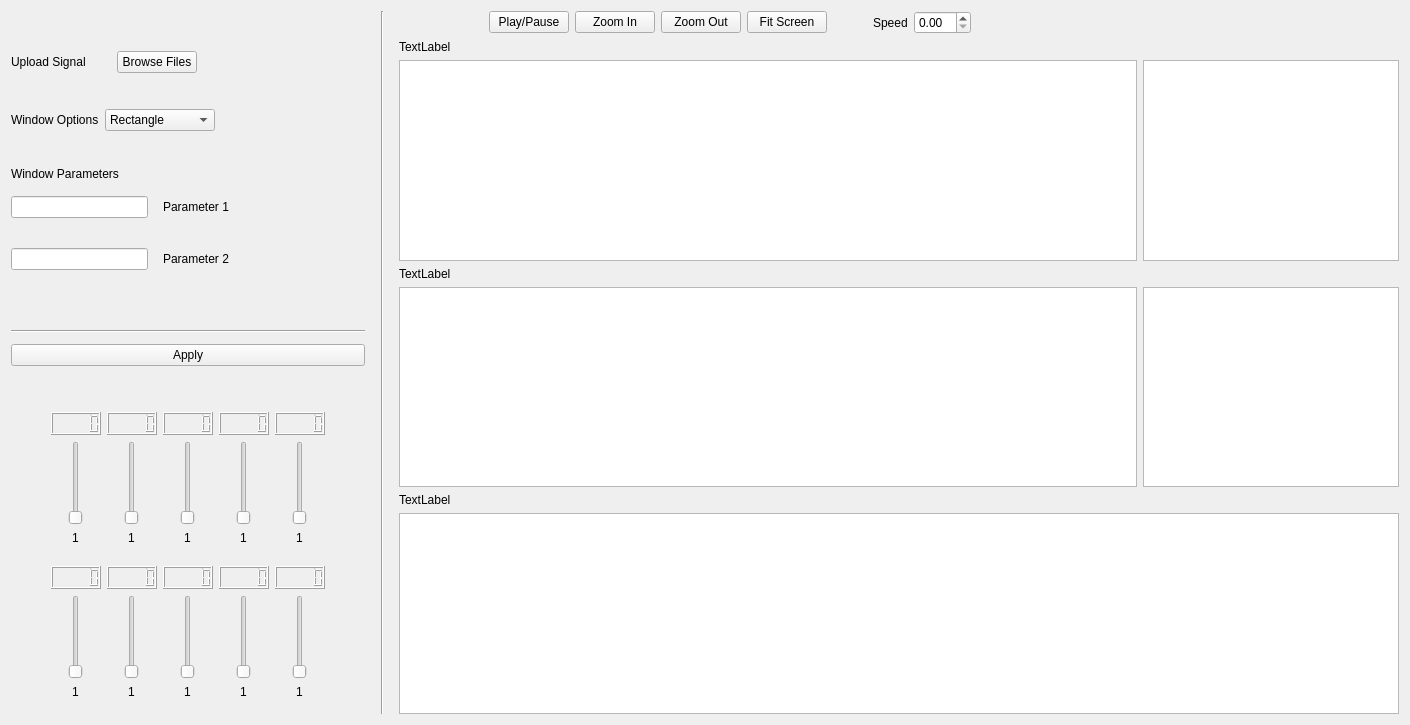
      <widget class="QWidget" name="tab_5">
       <attribute name="title">
        <string>ECG Abnormalities Mode</string>
       </attribute>
       <layout class="QHBoxLayout" name="horizontalLayout_41" stretch="0,0,3">
        <item>
         <layout class="QVBoxLayout" name="verticalLayout_64">
          <property name="rightMargin">
           <number>10</number>
          </property>
          <item>
           <spacer name="verticalSpacer_7">
            <property name="orientation">
             <enum>Qt::Vertical</enum>
            </property>
            <property name="sizeType">
             <enum>QSizePolicy::Fixed</enum>
            </property>
            <property name="sizeHint" stdset="0">
             <size>
              <width>20</width>
              <height>40</height>
             </size>
            </property>
           </spacer>
          </item>
          <item>
           <layout class="QHBoxLayout" name="horizontalLayout_26">
            <property name="bottomMargin">
             <number>30</number>
            </property>
            <item>
             <widget class="QLabel" name="label_75">
              <property name="sizePolicy">
               <sizepolicy hsizetype="Fixed" vsizetype="Preferred">
                <horstretch>0</horstretch>
                <verstretch>0</verstretch>
               </sizepolicy>
              </property>
              <property name="minimumSize">
               <size>
                <width>100</width>
                <height>0</height>
               </size>
              </property>
              <property name="text">
               <string>Upload Signal</string>
              </property>
             </widget>
            </item>
            <item alignment="Qt::AlignLeft">
             <widget class="QPushButton" name="pushButton_27">
              <property name="sizePolicy">
               <sizepolicy hsizetype="Expanding" vsizetype="Fixed">
                <horstretch>0</horstretch>
                <verstretch>0</verstretch>
               </sizepolicy>
              </property>
              <property name="text">
               <string>Browse Files</string>
              </property>
             </widget>
            </item>
            <item>
             <spacer name="horizontalSpacer_37">
              <property name="orientation">
               <enum>Qt::Horizontal</enum>
              </property>
              <property name="sizeType">
               <enum>QSizePolicy::Fixed</enum>
              </property>
              <property name="sizeHint" stdset="0">
               <size>
                <width>150</width>
                <height>20</height>
               </size>
              </property>
             </spacer>
            </item>
           </layout>
          </item>
          <item>
           <layout class="QHBoxLayout" name="horizontalLayout_27">
            <property name="bottomMargin">
             <number>30</number>
            </property>
            <item>
             <widget class="QLabel" name="label_76">
              <property name="text">
               <string>Window Options</string>
              </property>
             </widget>
            </item>
            <item>
             <widget class="QComboBox" name="comboBox_7">
              <property name="sizePolicy">
               <sizepolicy hsizetype="Expanding" vsizetype="Fixed">
                <horstretch>0</horstretch>
                <verstretch>0</verstretch>
               </sizepolicy>
              </property>
              <item>
               <property name="text">
                <string>Rectangle</string>
               </property>
              </item>
              <item>
               <property name="text">
                <string>Hamming</string>
               </property>
              </item>
              <item>
               <property name="text">
                <string>Hanning</string>
               </property>
              </item>
              <item>
               <property name="text">
                <string>Gaussian</string>
               </property>
              </item>
             </widget>
            </item>
            <item>
             <spacer name="horizontalSpacer_38">
              <property name="orientation">
               <enum>Qt::Horizontal</enum>
              </property>
              <property name="sizeType">
               <enum>QSizePolicy::Fixed</enum>
              </property>
              <property name="sizeHint" stdset="0">
               <size>
                <width>150</width>
                <height>20</height>
               </size>
              </property>
             </spacer>
            </item>
           </layout>
          </item>
          <item>
           <layout class="QVBoxLayout" name="verticalLayout_50">
            <property name="spacing">
             <number>15</number>
            </property>
            <property name="bottomMargin">
             <number>5</number>
            </property>
            <item>
             <widget class="QLabel" name="label_77">
              <property name="text">
               <string>Window Parameters</string>
              </property>
             </widget>
            </item>
            <item>
             <layout class="QHBoxLayout" name="horizontalLayout_28">
              <property name="bottomMargin">
               <number>15</number>
              </property>
              <item>
               <widget class="QLineEdit" name="lineEdit_11"/>
              </item>
              <item>
               <widget class="QLabel" name="label_78">
                <property name="text">
                 <string>Parameter 1</string>
                </property>
               </widget>
              </item>
              <item>
               <spacer name="horizontalSpacer_39">
                <property name="orientation">
                 <enum>Qt::Horizontal</enum>
                </property>
                <property name="sizeHint" stdset="0">
                 <size>
                  <width>40</width>
                  <height>20</height>
                 </size>
                </property>
               </spacer>
              </item>
             </layout>
            </item>
            <item>
             <layout class="QHBoxLayout" name="horizontalLayout_38">
              <property name="bottomMargin">
               <number>45</number>
              </property>
              <item>
               <widget class="QLineEdit" name="lineEdit_12"/>
              </item>
              <item>
               <widget class="QLabel" name="label_79">
                <property name="text">
                 <string>Parameter 2</string>
                </property>
               </widget>
              </item>
              <item>
               <spacer name="horizontalSpacer_40">
                <property name="orientation">
                 <enum>Qt::Horizontal</enum>
                </property>
                <property name="sizeHint" stdset="0">
                 <size>
                  <width>40</width>
                  <height>20</height>
                 </size>
                </property>
               </spacer>
              </item>
             </layout>
            </item>
            <item>
             <widget class="Line" name="line_8">
              <property name="orientation">
               <enum>Qt::Horizontal</enum>
              </property>
             </widget>
            </item>
           </layout>
          </item>
          <item>
           <widget class="QPushButton" name="pushButton_9">
            <property name="text">
             <string>Apply</string>
            </property>
           </widget>
          </item>
          <item>
           <spacer name="verticalSpacer_8">
            <property name="orientation">
             <enum>Qt::Vertical</enum>
            </property>
            <property name="sizeType">
             <enum>QSizePolicy::Fixed</enum>
            </property>
            <property name="sizeHint" stdset="0">
             <size>
              <width>20</width>
              <height>40</height>
             </size>
            </property>
           </spacer>
          </item>
          <item>
           <layout class="QHBoxLayout" name="horizontalLayout_39">
            <property name="bottomMargin">
             <number>15</number>
            </property>
            <item>
             <spacer name="horizontalSpacer_41">
              <property name="orientation">
               <enum>Qt::Horizontal</enum>
              </property>
              <property name="sizeType">
               <enum>QSizePolicy::Fixed</enum>
              </property>
              <property name="sizeHint" stdset="0">
               <size>
                <width>40</width>
                <height>20</height>
               </size>
              </property>
             </spacer>
            </item>
            <item>
             <layout class="QVBoxLayout" name="verticalLayout_51">
              <item alignment="Qt::AlignHCenter">
               <widget class="QLCDNumber" name="lcdNumber_31">
                <property name="maximumSize">
                 <size>
                  <width>50</width>
                  <height>16777215</height>
                 </size>
                </property>
               </widget>
              </item>
              <item alignment="Qt::AlignHCenter">
               <widget class="QSlider" name="verticalSlider_46">
                <property name="orientation">
                 <enum>Qt::Vertical</enum>
                </property>
               </widget>
              </item>
              <item alignment="Qt::AlignHCenter">
               <widget class="QLabel" name="label_80">
                <property name="text">
                 <string>1</string>
                </property>
               </widget>
              </item>
             </layout>
            </item>
            <item>
             <layout class="QVBoxLayout" name="verticalLayout_52">
              <item alignment="Qt::AlignHCenter">
               <widget class="QLCDNumber" name="lcdNumber_32">
                <property name="maximumSize">
                 <size>
                  <width>50</width>
                  <height>16777215</height>
                 </size>
                </property>
               </widget>
              </item>
              <item alignment="Qt::AlignHCenter">
               <widget class="QSlider" name="verticalSlider_47">
                <property name="orientation">
                 <enum>Qt::Vertical</enum>
                </property>
               </widget>
              </item>
              <item alignment="Qt::AlignHCenter">
               <widget class="QLabel" name="label_81">
                <property name="text">
                 <string>1</string>
                </property>
               </widget>
              </item>
             </layout>
            </item>
            <item>
             <layout class="QVBoxLayout" name="verticalLayout_53">
              <item alignment="Qt::AlignHCenter">
               <widget class="QLCDNumber" name="lcdNumber_33">
                <property name="maximumSize">
                 <size>
                  <width>50</width>
                  <height>16777215</height>
                 </size>
                </property>
               </widget>
              </item>
              <item alignment="Qt::AlignHCenter">
               <widget class="QSlider" name="verticalSlider_48">
                <property name="orientation">
                 <enum>Qt::Vertical</enum>
                </property>
               </widget>
              </item>
              <item alignment="Qt::AlignHCenter">
               <widget class="QLabel" name="label_82">
                <property name="text">
                 <string>1</string>
                </property>
               </widget>
              </item>
             </layout>
            </item>
            <item>
             <layout class="QVBoxLayout" name="verticalLayout_54">
              <item alignment="Qt::AlignHCenter">
               <widget class="QLCDNumber" name="lcdNumber_34">
                <property name="maximumSize">
                 <size>
                  <width>50</width>
                  <height>16777215</height>
                 </size>
                </property>
               </widget>
              </item>
              <item alignment="Qt::AlignHCenter">
               <widget class="QSlider" name="verticalSlider_49">
                <property name="orientation">
                 <enum>Qt::Vertical</enum>
                </property>
               </widget>
              </item>
              <item alignment="Qt::AlignHCenter">
               <widget class="QLabel" name="label_83">
                <property name="text">
                 <string>1</string>
                </property>
               </widget>
              </item>
             </layout>
            </item>
            <item>
             <layout class="QVBoxLayout" name="verticalLayout_55">
              <item alignment="Qt::AlignHCenter">
               <widget class="QLCDNumber" name="lcdNumber_35">
                <property name="maximumSize">
                 <size>
                  <width>50</width>
                  <height>16777215</height>
                 </size>
                </property>
               </widget>
              </item>
              <item alignment="Qt::AlignHCenter">
               <widget class="QSlider" name="verticalSlider_50">
                <property name="orientation">
                 <enum>Qt::Vertical</enum>
                </property>
               </widget>
              </item>
              <item alignment="Qt::AlignHCenter">
               <widget class="QLabel" name="label_84">
                <property name="text">
                 <string>1</string>
                </property>
               </widget>
              </item>
             </layout>
            </item>
            <item>
             <spacer name="horizontalSpacer_42">
              <property name="orientation">
               <enum>Qt::Horizontal</enum>
              </property>
              <property name="sizeType">
               <enum>QSizePolicy::Fixed</enum>
              </property>
              <property name="sizeHint" stdset="0">
               <size>
                <width>40</width>
                <height>20</height>
               </size>
              </property>
             </spacer>
            </item>
           </layout>
          </item>
          <item>
           <layout class="QHBoxLayout" name="horizontalLayout_40">
            <property name="bottomMargin">
             <number>15</number>
            </property>
            <item>
             <spacer name="horizontalSpacer_43">
              <property name="orientation">
               <enum>Qt::Horizontal</enum>
              </property>
              <property name="sizeType">
               <enum>QSizePolicy::Fixed</enum>
              </property>
              <property name="sizeHint" stdset="0">
               <size>
                <width>40</width>
                <height>20</height>
               </size>
              </property>
             </spacer>
            </item>
            <item>
             <layout class="QVBoxLayout" name="verticalLayout_56">
              <item alignment="Qt::AlignHCenter">
               <widget class="QLCDNumber" name="lcdNumber_36">
                <property name="maximumSize">
                 <size>
                  <width>50</width>
                  <height>16777215</height>
                 </size>
                </property>
               </widget>
              </item>
              <item alignment="Qt::AlignHCenter">
               <widget class="QSlider" name="verticalSlider_51">
                <property name="orientation">
                 <enum>Qt::Vertical</enum>
                </property>
               </widget>
              </item>
              <item alignment="Qt::AlignHCenter">
               <widget class="QLabel" name="label_85">
                <property name="text">
                 <string>1</string>
                </property>
               </widget>
              </item>
             </layout>
            </item>
            <item>
             <layout class="QVBoxLayout" name="verticalLayout_57">
              <item alignment="Qt::AlignHCenter">
               <widget class="QLCDNumber" name="lcdNumber_37">
                <property name="maximumSize">
                 <size>
                  <width>50</width>
                  <height>16777215</height>
                 </size>
                </property>
               </widget>
              </item>
              <item alignment="Qt::AlignHCenter">
               <widget class="QSlider" name="verticalSlider_52">
                <property name="orientation">
                 <enum>Qt::Vertical</enum>
                </property>
               </widget>
              </item>
              <item alignment="Qt::AlignHCenter">
               <widget class="QLabel" name="label_86">
                <property name="text">
                 <string>1</string>
                </property>
               </widget>
              </item>
             </layout>
            </item>
            <item>
             <layout class="QVBoxLayout" name="verticalLayout_58">
              <item alignment="Qt::AlignHCenter">
               <widget class="QLCDNumber" name="lcdNumber_38">
                <property name="maximumSize">
                 <size>
                  <width>50</width>
                  <height>16777215</height>
                 </size>
                </property>
               </widget>
              </item>
              <item alignment="Qt::AlignHCenter">
               <widget class="QSlider" name="verticalSlider_53">
                <property name="orientation">
                 <enum>Qt::Vertical</enum>
                </property>
               </widget>
              </item>
              <item alignment="Qt::AlignHCenter">
               <widget class="QLabel" name="label_87">
                <property name="text">
                 <string>1</string>
                </property>
               </widget>
              </item>
             </layout>
            </item>
            <item>
             <layout class="QVBoxLayout" name="verticalLayout_59">
              <item alignment="Qt::AlignHCenter">
               <widget class="QLCDNumber" name="lcdNumber_39">
                <property name="maximumSize">
                 <size>
                  <width>50</width>
                  <height>16777215</height>
                 </size>
                </property>
               </widget>
              </item>
              <item alignment="Qt::AlignHCenter">
               <widget class="QSlider" name="verticalSlider_54">
                <property name="orientation">
                 <enum>Qt::Vertical</enum>
                </property>
               </widget>
              </item>
              <item alignment="Qt::AlignHCenter">
               <widget class="QLabel" name="label_88">
                <property name="text">
                 <string>1</string>
                </property>
               </widget>
              </item>
             </layout>
            </item>
            <item>
             <layout class="QVBoxLayout" name="verticalLayout_60">
              <item alignment="Qt::AlignHCenter">
               <widget class="QLCDNumber" name="lcdNumber_40">
                <property name="maximumSize">
                 <size>
                  <width>50</width>
                  <height>16777215</height>
                 </size>
                </property>
               </widget>
              </item>
              <item alignment="Qt::AlignHCenter">
               <widget class="QSlider" name="verticalSlider_55">
                <property name="orientation">
                 <enum>Qt::Vertical</enum>
                </property>
               </widget>
              </item>
              <item alignment="Qt::AlignHCenter">
               <widget class="QLabel" name="label_89">
                <property name="text">
                 <string>1</string>
                </property>
               </widget>
              </item>
             </layout>
            </item>
            <item>
             <spacer name="horizontalSpacer_44">
              <property name="orientation">
               <enum>Qt::Horizontal</enum>
              </property>
              <property name="sizeType">
               <enum>QSizePolicy::Fixed</enum>
              </property>
              <property name="sizeHint" stdset="0">
               <size>
                <width>40</width>
                <height>20</height>
               </size>
              </property>
             </spacer>
            </item>
           </layout>
          </item>
         </layout>
        </item>
        <item>
         <widget class="Line" name="line_4">
          <property name="maximumSize">
           <size>
            <width>2</width>
            <height>16777215</height>
           </size>
          </property>
          <property name="orientation">
           <enum>Qt::Vertical</enum>
          </property>
         </widget>
        </item>
        <item>
         <layout class="QVBoxLayout" name="verticalLayout_46">
          <property name="leftMargin">
           <number>10</number>
          </property>
          <item>
           <layout class="QHBoxLayout" name="horizontalLayout_23">
            <item>
             <spacer name="horizontalSpacer_36">
              <property name="orientation">
               <enum>Qt::Horizontal</enum>
              </property>
              <property name="sizeType">
               <enum>QSizePolicy::Fixed</enum>
              </property>
              <property name="sizeHint" stdset="0">
               <size>
                <width>90</width>
                <height>20</height>
               </size>
              </property>
             </spacer>
            </item>
            <item>
             <widget class="QPushButton" name="pushButton_23">
              <property name="text">
               <string>Play/Pause</string>
              </property>
             </widget>
            </item>
            <item>
             <widget class="QPushButton" name="pushButton_24">
              <property name="text">
               <string>Zoom In</string>
              </property>
             </widget>
            </item>
            <item>
             <widget class="QPushButton" name="pushButton_25">
              <property name="text">
               <string>Zoom Out</string>
              </property>
             </widget>
            </item>
            <item>
             <widget class="QPushButton" name="pushButton_26">
              <property name="text">
               <string>Fit Screen</string>
              </property>
             </widget>
            </item>
            <item>
             <spacer name="horizontalSpacer_7">
              <property name="orientation">
               <enum>Qt::Horizontal</enum>
              </property>
              <property name="sizeType">
               <enum>QSizePolicy::Fixed</enum>
              </property>
              <property name="sizeHint" stdset="0">
               <size>
                <width>40</width>
                <height>20</height>
               </size>
              </property>
             </spacer>
            </item>
            <item alignment="Qt::AlignLeft">
             <widget class="QLabel" name="label_71">
              <property name="text">
               <string>Speed</string>
              </property>
             </widget>
            </item>
            <item>
             <widget class="QDoubleSpinBox" name="doubleSpinBox_4">
              <property name="sizePolicy">
               <sizepolicy hsizetype="Minimum" vsizetype="Fixed">
                <horstretch>0</horstretch>
                <verstretch>0</verstretch>
               </sizepolicy>
              </property>
             </widget>
            </item>
            <item>
             <spacer name="horizontalSpacer_8">
              <property name="orientation">
               <enum>Qt::Horizontal</enum>
              </property>
              <property name="sizeHint" stdset="0">
               <size>
                <width>40</width>
                <height>20</height>
               </size>
              </property>
             </spacer>
            </item>
           </layout>
          </item>
          <item>
           <layout class="QVBoxLayout" name="verticalLayout_47">
            <item>
             <widget class="QLabel" name="label_72">
              <property name="text">
               <string>TextLabel</string>
              </property>
             </widget>
            </item>
            <item>
             <layout class="QHBoxLayout" name="horizontalLayout_24" stretch="1,0">
              <item>
               <widget class="PlotWidget" name="graphicsView_26"/>
              </item>
              <item>
               <widget class="QGraphicsView" name="graphicsView_27"/>
              </item>
             </layout>
            </item>
           </layout>
          </item>
          <item>
           <layout class="QVBoxLayout" name="verticalLayout_48">
            <item>
             <widget class="QLabel" name="label_73">
              <property name="text">
               <string>TextLabel</string>
              </property>
             </widget>
            </item>
            <item>
             <layout class="QHBoxLayout" name="horizontalLayout_25" stretch="1,0">
              <item>
               <widget class="PlotWidget" name="graphicsView_28"/>
              </item>
              <item>
               <widget class="QGraphicsView" name="graphicsView_29"/>
              </item>
             </layout>
            </item>
           </layout>
          </item>
          <item>
           <layout class="QVBoxLayout" name="verticalLayout_49">
            <item>
             <widget class="QLabel" name="label_74">
              <property name="text">
               <string>TextLabel</string>
              </property>
             </widget>
            </item>
            <item alignment="Qt::AlignHCenter">
             <widget class="PlotWidget" name="graphicsView_30">
              <property name="sizePolicy">
               <sizepolicy hsizetype="Expanding" vsizetype="Expanding">
                <horstretch>0</horstretch>
                <verstretch>0</verstretch>
               </sizepolicy>
              </property>
              <property name="minimumSize">
               <size>
                <width>1000</width>
                <height>0</height>
               </size>
              </property>
              <property name="maximumSize">
               <size>
                <width>16777215</width>
                <height>16777215</height>
               </size>
              </property>
             </widget>
            </item>
           </layout>
          </item>
         </layout>
        </item>
       </layout>
      </widget>
